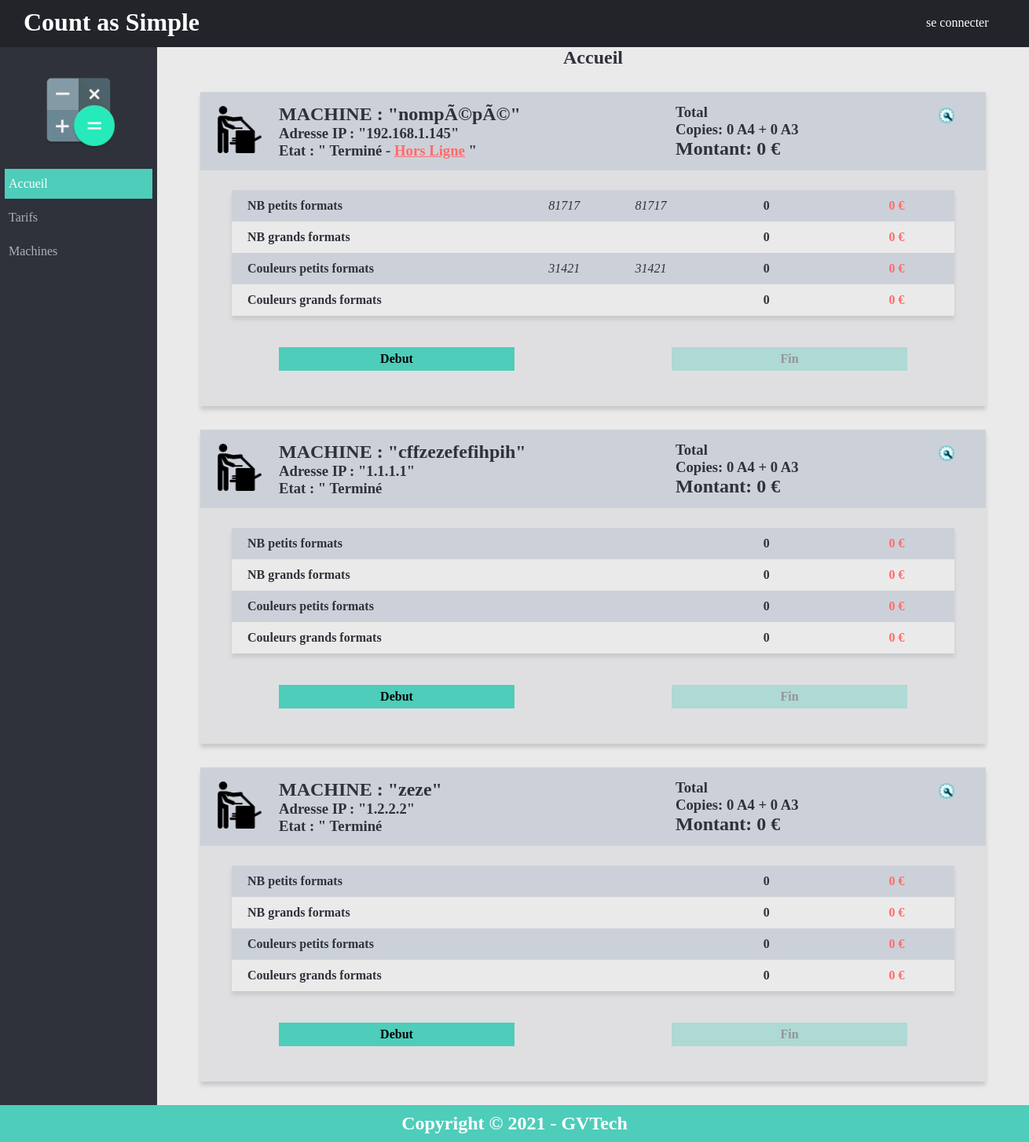
The page / on the database its author committed.
### tables this page shows
CREATE TABLE `compteurs` (
  `idCompteurs` int(11) NOT NULL,
  `idMachine` int(11) NOT NULL,
  `A4NB_Debut` int(11) DEFAULT NULL,
  `A4C_Debut` int(11) DEFAULT NULL,
  `A3NB_Debut` int(11) DEFAULT NULL,
  `A3C_Debut` int(11) DEFAULT NULL,
  `A4NB_Fin` int(11) DEFAULT NULL,
  `A4C_Fin` int(11) DEFAULT NULL,
  `A3NB_Fin` int(11) DEFAULT NULL,
  `A3C_Fin` int(11) DEFAULT NULL,
  `Date` datetime DEFAULT NULL
);

CREATE TABLE `machines` (
  `idMachines` int(11) NOT NULL,
  `Nom` varchar(50) DEFAULT NULL,
  `Adresse_IP` varchar(30) DEFAULT NULL,
  `Etat` int(5) NOT NULL DEFAULT '0',
  `en_Ligne` int(11) NOT NULL DEFAULT '1'
);

CREATE TABLE `tarifs` (
  `idTarif` int(11) NOT NULL,
  `format` varchar(20) NOT NULL,
  `cout` float NOT NULL
);

### bd/db_count.php (called while the page is built, shortened)
<?php
function listPrintersAll(){
    $bdd = bdd();
    $sql = "SELECT * FROM machines
    left join compteurs
    on machines.idMachines = compteurs.idMachine";
    $stmt = $bdd->prepare($sql);
    $stmt->execute();
    $result = $stmt->fetchAll(PDO::FETCH_OBJ);
    return $result;
}
function costA4NB(){
    $bdd = bdd();
    $sql = "select * from tarifs where idTarif = 1";
    $stmt = $bdd->prepare($sql);
    $stmt->execute();
    $result = $stmt->fetch(PDO::FETCH_OBJ);
    return $result;
}
function costA4C(){
    $bdd = bdd();
    $sql = "select * from tarifs where idTarif = 2";
    $stmt = $bdd->prepare($sql);
    $stmt->execute();
    $result = $stmt->fetch(PDO::FETCH_OBJ);
    return $result;
}
function costA3NB(){
    $bdd = bdd();
    $sql = "select * from tarifs where idTarif = 3";
    $stmt = $bdd->prepare($sql);
    $stmt->execute();
    $result = $stmt->fetch(PDO::FETCH_OBJ);
    return $result;
}
function costA3C(){
    $bdd = bdd();
    $sql = "select * from tarifs where idTarif = 4";
    $stmt = $bdd->prepare($sql);
    $stmt->execute();
    $result = $stmt->fetch(PDO::FETCH_OBJ);
    return $result;
}

### pages/termine.php (the view)
<div class="general_machine">
    <div class="titre_machine">
        <div class="img_copier">
            <img src="./img/copier.png" alt="copier">
        </div>
        <div class="intitule">
            <h2>MACHINE : "<?= $value->Nom;?>"</h2>
            <h3>Adresse IP : "<?= $value->Adresse_IP;?>"</h3>
            <h3>Etat : " Terminé <?php
                                if ($value->en_Ligne == 0) { ?> - <span class='error_message'>Hors Ligne</span> "</h3> <?php
                                } ?>
        </div>
        <div class="total">
            <h3>Total</h3>
            <h3>Copies: <?php echo ($totalA4NB + $totalA4C) ;?> A4 + <?php echo ($totalA3NB + $totalA3C) ;?> A3</h3>
            <h2 class="montant">Montant: <?php echo ((($totalA4C * $A4C_cout) + ($totalA4NB * $A4NB_cout) + ($totalA3C * $A3C_cout) + ($totalA3NB * $A3NB_cout)) / 100);?> €</h2>
        </div>
        <div class="maintenance">
            <a href="index.php?page=modif_printer&id=<?= $value->idMachines;?>"><img src="./img/software-maintenance.png" alt="maintenance"></a>
        </div>
    </div>
    <div class="detail_machine">
        <div>
            <table class="tableau_compteurs">
                <tr class="ligne1">
                    <th class="tab_titre">NB petits formats</th>
                    <td class="tab_compteur"><?php echo $A4NB_Debut;?></th>
                    <td class="tab_compteur"><?php echo $A4NB_Fin; ?></th>
                    <td class="tab_compteur_tot"><?php echo $totalA4NB; ?></th>
                    <td class="tab_compteur_cout"><?php echo ($totalA4NB * $A4NB_cout)/100;?> €</th>
                </tr>
                <tr class="ligne2">
                    <th class="tab_titre">NB grands formats</th>
                    <td class="tab_compteur"><?php echo $A3NB_Debut;?></th>
                    <td class="tab_compteur"><?php echo $A3NB_Fin; ?></th>
                    <td class="tab_compteur_tot"><?php echo $totalA3NB; ?></th>
                    <td class="tab_compteur_cout"><?php echo ($totalA3NB * $A3NB_cout)/100;?> €</th>
                </tr>
                <tr class="ligne1">
                    <th class="tab_titre">Couleurs petits formats</th>
                    <td class="tab_compteur"><?php echo $A4C_Debut;?></th>
                    <td class="tab_compteur"><?php echo $A4C_Fin; ?></th>
                    <td class="tab_compteur_tot"><?php echo $totalA4C; ?></th>
                    <td class="tab_compteur_cout"><?php echo (($totalA4C * $A4C_cout)/100);?> €</th>
                </tr>
                <tr class="ligne2">
                    <th class="tab_titre">Couleurs grands formats</th>
                    <td class="tab_compteur"><?php echo $A3C_Debut;?></th>
                    <td class="tab_compteur"><?php echo $A3C_Fin; ?></th>
                    <td class="tab_compteur_tot"><?php echo $totalA3C; ?></th>
                    <td class="tab_compteur_cout"><?php echo (($totalA3C * $A3C_cout)/100);?> €</th>
                </tr>
            </table>
        </div>
        <div class="bouton">
            <a href="<?php echo "./fonctions/recup_compteurs.php?id=".$value->idMachines."&etat=1" ?>"><p>Debut</p></a>
            <p class="disable_bouton">Fin</p>
        </div>
    </div>
</div>

### index.php (shortened to what this page needs)
<!DOCTYPE html>
<html lang="fr">
<head>
    <link rel="stylesheet" href="./style/style.css">
</head>
<body>
    <header>
        <?php
                include "./pages/header.php";
            ?>
    </header>
    <section>
        <?php
            include "./pages/menu.php";
        ?>
        <div class="page">
            <div class="texte">
                <?php
                    if(empty($_GET['page'])){
                        include_once 'pages/accueil.php';
                        }
                ?>
            </div>
        </div>
    </section>
    <footer>
        <?php
            include "./pages/footer.php";
        ?>
    </footer>
</body>
</html>

### pages/header.php
<h1>Count as Simple</h1>
<?php if (!empty($_SESSION["id_Role"]) == 1) { ?>
    <div class="footer_connexion">
        <a href="./fonctions/deconnexion.php">se déconnecter</a>
    </div>
    <?php } else { ?>
        <div class="footer_connexion">
            <a href="index.php?page=admin/connexion">se connecter</a>
        </div>
    <?php } ?>

### pages/menu.php (shortened to what this page needs)
<div class="menu">
    <div class="div_boulier">
        <img class="img_boulier" src="./img/calculator.png" alt="boulier">
    </div>
    <ul>
        <?php if(((!empty($_GET['page'])) && ($_GET['page']=="accueil")) || (empty($_GET['page']))) { ?>
            <a class ="active_page" href="index.php?page=accueil"><li>Accueil</li></a>
        <?php } else { ?>
            <a href="index.php?page=accueil"><li>Accueil</li></a>
        <?php } ?>
        <?php if((!empty($_GET['page'])) && ($_GET['page']=="tarifs")){ ?>
            <a class ="active_page" href="index.php?page=tarifs"><li>Tarifs</li></a>
        <?php } else { ?>
            <a href="index.php?page=tarifs"><li>Tarifs</li></a>
        <?php } ?>
        <?php if((!empty($_GET['page'])) && ($_GET['page']=="machines")){ ?>
            <a class ="active_page" href="index.php?page=machines"><li>Machines</li></a>
        <?php } else { ?>
            <a href="index.php?page=machines"><li>Machines</li></a>
        <?php } ?>
    </ul>
</div>

### pages/accueil.php (shortened to what this page needs)
<?php
require_once "./bd/db_count.php";
 try{
    $result = listPrintersAll();
    $tarifA4NB = costA4NB();
    $A4NB_cout=$tarifA4NB->cout;
    $tarifA3NB = costA3NB();
    $A3NB_cout=$tarifA3NB->cout;
    $tarifA4C = costA4C();
    $A4C_cout=$tarifA4C->cout;
    $tarifA3C = costA3C();
    $A3C_cout=$tarifA3C->cout;
} catch (PDOException $e){
    echo $e->getMessage();
    echo $e->getLine();
    exit();
}
?>
<h2 class="titre2">Accueil</h2>
<?php
	foreach ($result as $value):
            $A4NB_Debut=$value->A4NB_Debut;
            $A4C_Debut=$value->A4C_Debut;
            $A3NB_Debut=$value->A3NB_Debut;
            $A3C_Debut=$value->A3C_Debut;
            $A4NB_Fin=$value->A4NB_Fin;
            $A4C_Fin=$value->A4C_Fin;
            $A3NB_Fin=$value->A3NB_Fin;
            $A3C_Fin=$value->A3C_Fin;
            $totalA4NB=$A4NB_Fin - $A4NB_Debut;
            $totalA4C=$A4C_Fin - $A4C_Debut;
            $totalA3NB=$A3NB_Fin - $A3NB_Debut;
            $totalA3C=$A3C_Fin - $A3C_Debut;
            if ($value->Etat == 0) {
                require "termine.php";
            }
    endforeach ?>

### pages/footer.php
<h2>Copyright &copy <?php echo date("Y"); ?> - GVTech </h2>

### style/style.css (style rules this page uses)
* { margin: 0px; padding: 0px; }
body { position:relative; }
header { background-color: rgb(34,36,42); color: rgb(255,255,255); height: 60px; min-width: 1300px; display: flex; flex-direction: row; }
h1 { width: 90%; position: relative; top:10px; left:30px; }
.titre2 { text-align: center; }
.footer_connexion { display: block; position: relative; right: 0px; top:20px; }
.footer_connexion a { color:rgb(255,255,255); text-decoration: none; }
section { display: flex; flex-direction: row; position: relative; }
.div_boulier { display: flex; justify-content: center; padding-top: 30px; padding-bottom: 20px; }
.img_boulier { width: 100px; height: 100px; }
.menu { background-color: rgb(47,50,58); width: 15%; min-width: 200px; }
.menu a { text-decoration: none; color: rgb(173,178,183); }
.menu ul a li { padding: 10px 5px; margin: 5px 6px 0px 6px; background-color: rgb(47,50,58); }
.active_page li { background-color: rgb(78,205,186) !important; color: rgb(255,255,255) !important; }
.page { width: 85%; min-width:1100px; }
.texte { background-color: rgb(234,234,234); color:rgb(47,50,58); height: 100%; min-height:85vh; }
.general_machine { height: 400px; width: 1000px; margin-top: 30px; margin-left: auto; margin-right: auto; margin-bottom: 30px; background-color: rgb(223,223,225); box-shadow: 0px 5px 5px rgb(202,202,202); }
.titre_machine { height: 25%; background-color: rgb(204,209,217); display: flex; flex-direction: row; align-items: center; }
.img_copier { width: 10%; min-width: 100px; text-align: center; }
.img_copier img { height: 60px; width: 60px; }
.detail_machine { padding-top: 25px; }
.intitule { width:50%; text-align: left; }
.total { width:30%; padding: 5px; }
.maintenance { width:5%; display: flex; justify-content: end; align-items: start; height: 100%; }
.maintenance img { height: 20px; width: 20px; margin-top: 20px; }
.tableau_compteurs { padding-top: 40px; margin-left: 40px; width: calc(100% - 80px); height: 50%; border-collapse: collapse; box-shadow: 0px 5px 5px rgb(202,202,202); }
.ligne1 { background-color: rgb(204,209,217); height: 40px; }
.ligne2 { background-color: rgb(234,234,234); height: 40px; }
.tab_titre { text-align: left; padding-left: 20px; width: 40%; font-weight: bold; }
.tab_compteur { width: 12%; font-style: italic; text-align: center; }
.tab_compteur_tot { width: 20%; font-weight: bold; text-align: center; }
.tab_compteur_cout { font-weight: bold; text-align: center; color: rgb(255,107,107); }
.bouton { margin-top: 40px; display: flex; justify-content: space-around; }
.bouton p { background-color: rgb(78,205,186) ; width:300px; height: 30px; display: flex; justify-content: center; align-items: center; color: black; font-weight: bold; }
.bouton a { text-decoration: none; color: black; font-weight: bold; }
.disable_bouton { pointer-events: none; opacity: 0.33; }
.error_message, .en_cours { color: rgb(255,107,107); text-decoration: underline; }
footer { background-color: rgb(78,205,186); color: rgb(255,255,255); padding-top: 10px; padding-bottom: 10px; text-align: center; position:absolute; bottom:-100; width:100%; min-width:1300px; }

### rows shown on the page
compteurs: idMachine.Nom "nompÃ©pÃ©", idMachine.Adresse_IP "192.168.1.145", shows "Hors Ligne", $totalA4NB + $totalA4C "0", totalA3C "0", A3NB_cout "0", A4NB_Debut "81717", A4NB_Fin "81717", totalA4NB "0", ($totalA4NB * $A4NB_cout)/100 "0", totalA3NB "0", A4C_Debut "31421", A4C_Fin "31421", totalA4C "0", ($totalA4C * $A4C_cout)/100 "0"
tarifs: ($totalA3NB*$A3NB_cout)/100 "0"
tarifs: ($totalA3C*$A3C_cout)/100 "0"
compteurs: idMachine.Nom "cffzezefefihpih", idMachine.Adresse_IP "1.1.1.1", totalA4C "0", totalA3C "0", A3NB_cout "0", totalA4NB "0", totalA3NB "0"
tarifs: ($totalA4NB*$A4NB_cout)/100 "0"
tarifs: ($totalA4C*$A4C_cout)/100 "0"
compteurs: idMachine.Nom "zeze", idMachine.Adresse_IP "1.2.2.2", totalA4C "0", totalA3C "0", A3NB_cout "0", totalA4NB "0", totalA3NB "0"
